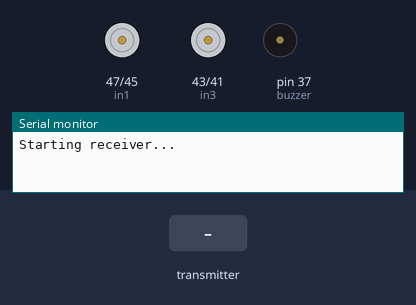
This sketch was run on a simulated Arduino Mega 2560, built with avr-gcc and run on an emulated ATmega2560. Parts: motor-driver pin pairs drawn as motors (green arrow = first pin HIGH = forward, orange = second pin HIGH = backward, longer = more drive, scaled by the enable pin), buzzer (waves = sounding), the last lines printed to the serial monitor. The test bench sets the inputs (shaded band). No radio packets arrive unless stated.

Above: at 1.2 s.
1.3 s: the transmitter starts sending inMessage.1 = 256
At 1.61 s:
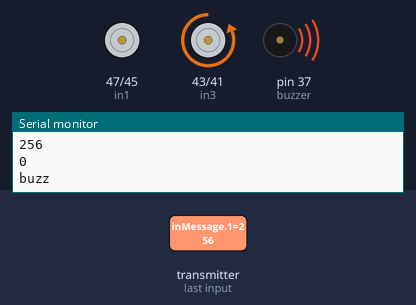
4.3 s: the transmitter starts sending inMessage.0 = 256
At 4.92 s:
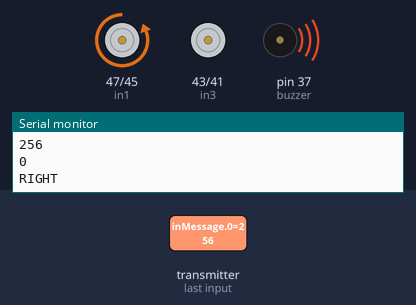
7.3 s: the transmitter starts sending inMessage.0 = 0
At 7.52 s:
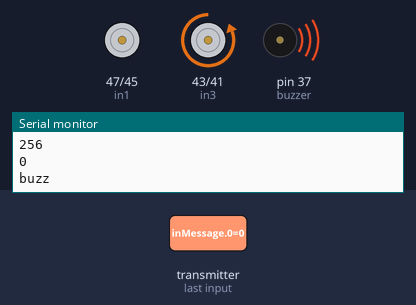
10.3 s: the transmitter starts sending inMessage.1 = 1023
At 10.52 s:
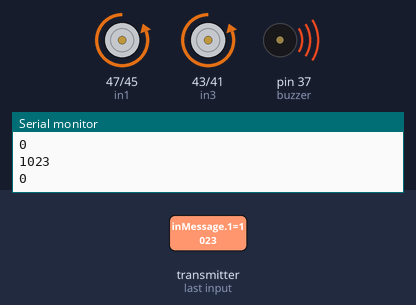
13.3 s: the transmitter starts sending inMessage.1 = 0
At 14.1 s:
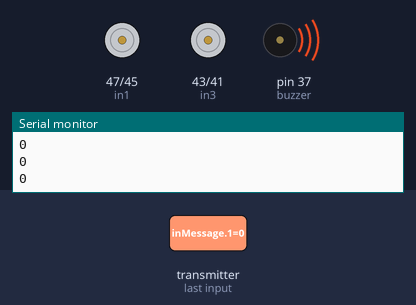
Timing chart, 0 to 15.8 s (numbered marks = the images above; inputs shaded):
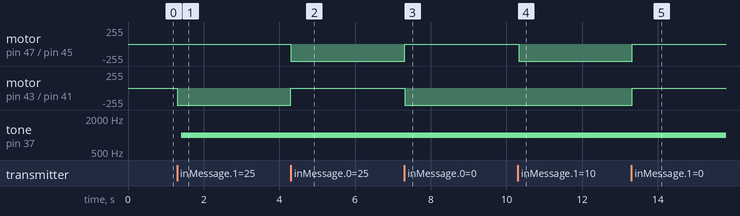

The sketch:

RC_Car_Receiver.ino
```cpp
#include "Arduino.h"
#include <SPI.h>
#include <RF24.h>
#include <math.h>

// Setting up pin variables
// Motor A connections
const int enA = 10;
const int in1 = 47;
const int in2 = 45;
// Motor B connections
const int enB = 11;
const int in3 = 43;
const int in4 = 41;
// Variables to store received analog values
int analogX = 0;
int analogY = 0;
int joyKeyState = 0;
// Buzzer (horn) pin
const int buzzer = 37;

// Array to store received message
int inMessage[3];

// -----------------------------------------------------------------------------
// RADIO VALUES
// -----------------------------------------------------------------------------

// This is just the way the RF24 library works:
// Hardware configuration: Set up nRF24L01 radio on SPI bus (pins 10, 11, 12, 13) plus pins 9 & 8
RF24 radio(9, 8);

byte addresses[][6] = {"1Node","2Node"};


// -----------------------------------------------------------------------------
// SETUP   SETUP   SETUP   SETUP   SETUP   SETUP   SETUP   SETUP   SETUP
// -----------------------------------------------------------------------------
void setup() {
  // Set all the motor control pins to outputs
  pinMode(enA, OUTPUT);
  pinMode(enB, OUTPUT);
  pinMode(in1, OUTPUT);
  pinMode(in2, OUTPUT);
  pinMode(in3, OUTPUT);
  pinMode(in4, OUTPUT);

  // Initializing buzzer
  pinMode(buzzer, OUTPUT);

  // Turn off motors - Initial state
  digitalWrite(in1, LOW);
  digitalWrite(in2, LOW);
  digitalWrite(in3, LOW);
  digitalWrite(in4, LOW);

  Serial.begin(9600);
  Serial.println("Starting receiver...");

  // Initiate the radio object
  radio.begin();

  // Set auto acknowledgement to false for improperly made Chinese nRF24 modules
  radio.setAutoAck(false);

  // MIN power for testing of the protocol
  radio.setPALevel(RF24_PA_MIN);

  // Slow data transmission rate for less packet loss over long distances
  radio.setDataRate(RF24_250KBPS);

  // Use a channel unlikely to be used by Wifi, Microwave ovens etc
  radio.setChannel(124);

  // Open a writing and reading pipe on each radio, with opposite addresses
  radio.openWritingPipe(addresses[0]);
  radio.openReadingPipe(1, addresses[1]);

  // Start the radio listening for data
  radio.startListening();
}

// -----------------------------------------------------------------------------
// We are LISTENING on this device only (although we do transmit a response)
// -----------------------------------------------------------------------------
void loop() {
  // Is there any data for us to get?
  if ( radio.available()) {

    // Read the data and store it into a variable
    while (radio.available()) {
      radio.read( &inMessage, sizeof(inMessage));
    }
    analogX = inMessage[0];
    analogY = inMessage[1];
    joyKeyState = inMessage[2];

    // First, stop listening so we can talk
    radio.stopListening();

    direction();
    turn();
    honk();

    radio.write( &inMessage, sizeof(inMessage) );

    // Now, resume listening so we catch the next packets.
    radio.startListening();

    // Tell the user what we sent back (the random numer + 1)
    Serial.println("Sent response: ");
    Serial.println(analogX);
    Serial.println(analogY);
    Serial.println(joyKeyState);
  }
}

// determines what direction the motors should be turning
void direction() {
  // move forwards
  if (analogY > 0) {
    analogWrite(enA, analogY);
    analogWrite(enB, analogY);
    digitalWrite(in1, LOW);
    digitalWrite(in2, HIGH);
    digitalWrite(in3, LOW);
    digitalWrite(in4, HIGH);;
  }
  // move backwards
  if (analogY < 0) {
    analogWrite(enA, analogY-5); // minus 5 because of mechanically blocked joystick -y
    analogWrite(enB, analogY-5);
    digitalWrite(in1, HIGH);
    digitalWrite(in2, LOW);
    digitalWrite(in3, HIGH);
    digitalWrite(in4, LOW);
  }
}

// determines how fast each individual motor should spin to facilitate tank turning
void turn() {
  if (analogX > 10) {
    analogWrite(enA, 255);
    analogWrite(enB, 0);
    Serial.println("RIGHT");
  }
  if (analogX < -10) {
    analogWrite(enA, 0);
    analogWrite(enB, 255);
    Serial.println("LEFT");
  }
  motorReset();
}

// turns all of the motors off
void motorReset() {
  delay(100);
  digitalWrite(in1, LOW);
  digitalWrite(in2, LOW);
  digitalWrite(in3, LOW);
  digitalWrite(in4, LOW);
}

// honks the car's horn (a piezo buzzer)
void honk() {
  if (joyKeyState == LOW) {
    Serial.println("buzz");
    tone(buzzer, 1000);
  } else if (joyKeyState == HIGH) {
    noTone(buzzer);
  }
}
```

Measured:
- after the input at 1.3 s, motor on pin 43 (in3) / pin 41 (in4): stopped → backward 255/255 at once; tone on pin 37 (buzzer): silent → 1000 Hz after 0.10 s
- after the input at 4.3 s, motor on pin 47 (in1) / pin 45 (in2): stopped → backward 255/255 at once; motor on pin 43 (in3) / pin 41 (in4): backward 255/255 → stopped at once
- after the input at 7.3 s, motor on pin 47 (in1) / pin 45 (in2): backward 255/255 → stopped at once; motor on pin 43 (in3) / pin 41 (in4): stopped → backward 255/255 at once
- after the input at 10.3 s, motor on pin 47 (in1) / pin 45 (in2): stopped → backward 255/255 at once
- after the input at 13.3 s, motor on pin 47 (in1) / pin 45 (in2), motor on pin 43 (in3) / pin 41 (in4): backward 255/255 → stopped at once
